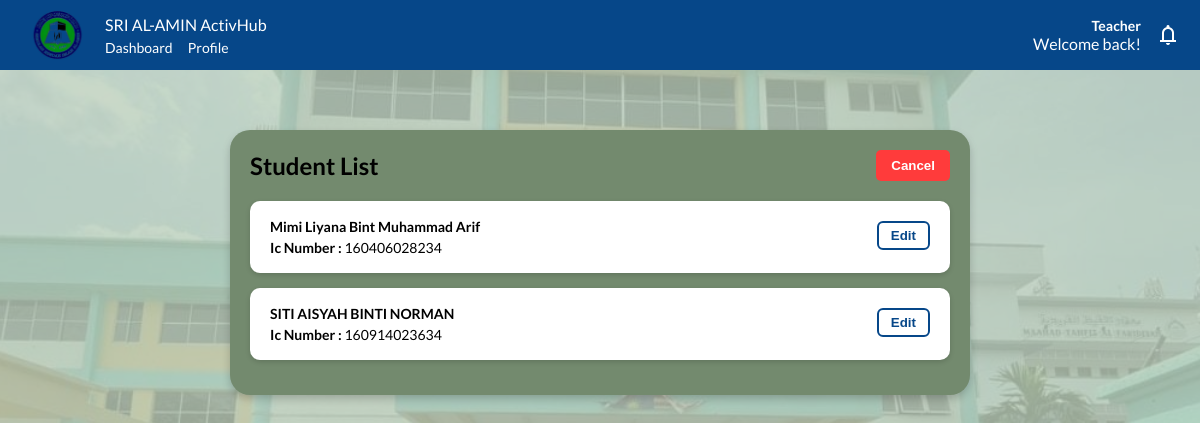
Page /studentList.php (signed in) on the committed database.
### tables this page shows
CREATE TABLE `student` (
  `student_ic` varchar(255) NOT NULL,
  `student_pass` varchar(255) NOT NULL,
  `student_fname` text NOT NULL,
  `student_class` int(11) NOT NULL,
  `student_dob` date DEFAULT NULL,
  `student_doe` date DEFAULT NULL,
  `student_address` text DEFAULT NULL,
  `student_emergency` varchar(255) DEFAULT NULL,
  `guardian_ic` varchar(255) DEFAULT NULL,
  `guardian_name` text DEFAULT NULL,
  `relationship` text DEFAULT NULL,
  `guardian_address` text DEFAULT NULL,
  `contact_num` varchar(255) DEFAULT NULL,
  `teacher_incharge` varchar(255) DEFAULT NULL
);

### studentList.php (the view, shortened to what this page needs)
<?php
require_once 'connect.php';
$teacher_ic = $_SESSION['user_ic'];
$sql = "SELECT * FROM teacher INNER JOIN class ON class.class_id = teacher.class WHERE teacher_ic = '$teacher_ic'";
$result = mysqli_query($conn, $sql);
$teacher = mysqli_fetch_assoc($result);
$class_id = $teacher['class'];
$sql_students = "SELECT student.*, class.class_name FROM student INNER JOIN class ON student.student_class = class.class_id WHERE student.student_class = '$class_id' ";
$result_students = mysqli_query($conn, $sql_students);
?>
<!DOCTYPE html>
<html lang="en">
<head>
    <link rel="stylesheet" href="../css/teacherList.css" />
</head>
<body>
    <header>
        <div class="logo-section">
            <img src="../img/logo.png" alt="Logo" />
            <div class="logo-text">
                <span>SRI AL-AMIN ActivHub</span>
                <div class="nav-links">
                    <a href="../teacher/teacher_dashboard.php">Dashboard</a>
                    <a href="../teacher/teacher_profile.php">Profile</a>
                </div>
            </div>
        </div>
        <div class="icon-section">
            <div class="admin-section">
                <span class="admin-text">Teacher</span>
                <span class="welcome-text">Welcome back!</span>
            </div>
            <span class="material-symbols-outlined icon">notifications</span>
        </div>
    </header>
    <div class="container">
        <div class="teacher-list-container">
            <div class="teacher-list-box">
                <div class="title-bar">
                    <h2>Student List</h2>
                    <div class="button-group">
                        <button class="btn-red" onclick="location.href='teacher/teacher_dashboard.php'">Cancel</button>
                    </div>
                </div>
                <?php
                if (mysqli_num_rows($result_students) > 0) {
                    while ($row = mysqli_fetch_assoc($result_students)) { ?>
                        <div class="teacher-card" id="<?php echo $row["student_ic"]; ?>">
                            <p><strong><?php echo $row["student_fname"]; ?></strong><br>
                                <span class="credentials">Ic Number :</span> <?php echo $row["student_ic"]; ?><br>
                                <button class="edit-button" onclick="edit(<?php echo $row['student_ic']; ?>)">Edit</button>
                        </div>
                    <?php }
                } else {
                    ?>
                    <div class="teacher-card">
                        <p><strong>No record</strong><br>
                    </div>
                <?php
                }
                ?>
            </div>
        </div>
    </div>
</body>
</html>

### css/teacherList.css (style rules this page uses)
body { background-image: url(../img/bg.jpg); background-repeat: no-repeat; background-size: cover; background-position: center; background-attachment: fixed; font-family: "Lato", sans-serif; margin: 0; padding: 0; height: 100%; overflow: hidden; }
header { position: sticky; top: 0; z-index: 1000; background-color: #064789; color: white; display: flex; justify-content: space-between; align-items: center; padding: 10px 20px; flex-wrap: wrap; }
.logo-section { display: flex; align-items: center; }
.logo-section img { height: 50px; margin-right: 10px; }
.logo-text { display: flex; flex-direction: column; }
.nav-links { display: flex; gap: 15px; margin-top: 5px; }
.nav-links a { color: white; text-decoration: none; font-size: 14px; position: relative; }
.icon-section { display: flex; align-items: center; gap: 15px; }
.admin-section { display: flex; flex-direction: column; align-items: flex-end; }
.admin-text { font-size: 14px; font-weight: bold; }
.container { display: flex; flex-direction: column; padding: 20px; background-color: rgba(191, 207, 187, 0.8); position: relative; height: 100vh; overflow: auto; }
.teacher-list-container { display: flex; justify-content: center; padding: 40px 20px; }
.teacher-list-box { background-color: #738A6E; padding: 20px; border-radius: 20px; width: 90%; max-height: 600px; max-width: 700px; overflow-y: auto; box-shadow: 0 4px 8px rgba(0, 0, 0, 0.2); }
.title-bar { display: flex; justify-content: space-between; align-items: center; flex-wrap: wrap; margin-bottom: 20px; }
.title-bar h2 { margin: 0; }
.button-group { display: flex; gap: 10px; }
.btn-red { background-color: #ff3b3b; color: #ffffff; border: none; padding: 8px 15px; border-radius: 5px; font-weight: bold; cursor: pointer; }
.teacher-card { background-color: white; padding: 15px 20px; margin-bottom: 15px; border-radius: 10px; position: relative; box-shadow: 0 2px 5px rgba(0, 0, 0, 0.15); }
.teacher-card p { margin: 0; font-size: 14px; line-height: 1.5; }
.credentials { font-weight: bold; }
.edit-button { position: absolute; right: 20px; top: 20px; background-color: white; border: 2px solid #064789; color: #064789; padding: 5px 12px; border-radius: 6px; font-weight: bold; cursor: pointer; }

### rows in the picture
student: student_fname "Mimi Liyana Bint Muhammad Arif", student_ic "160406028234"
student: student_fname "SITI AISYAH BINTI NORMAN", student_ic "160914023634"
